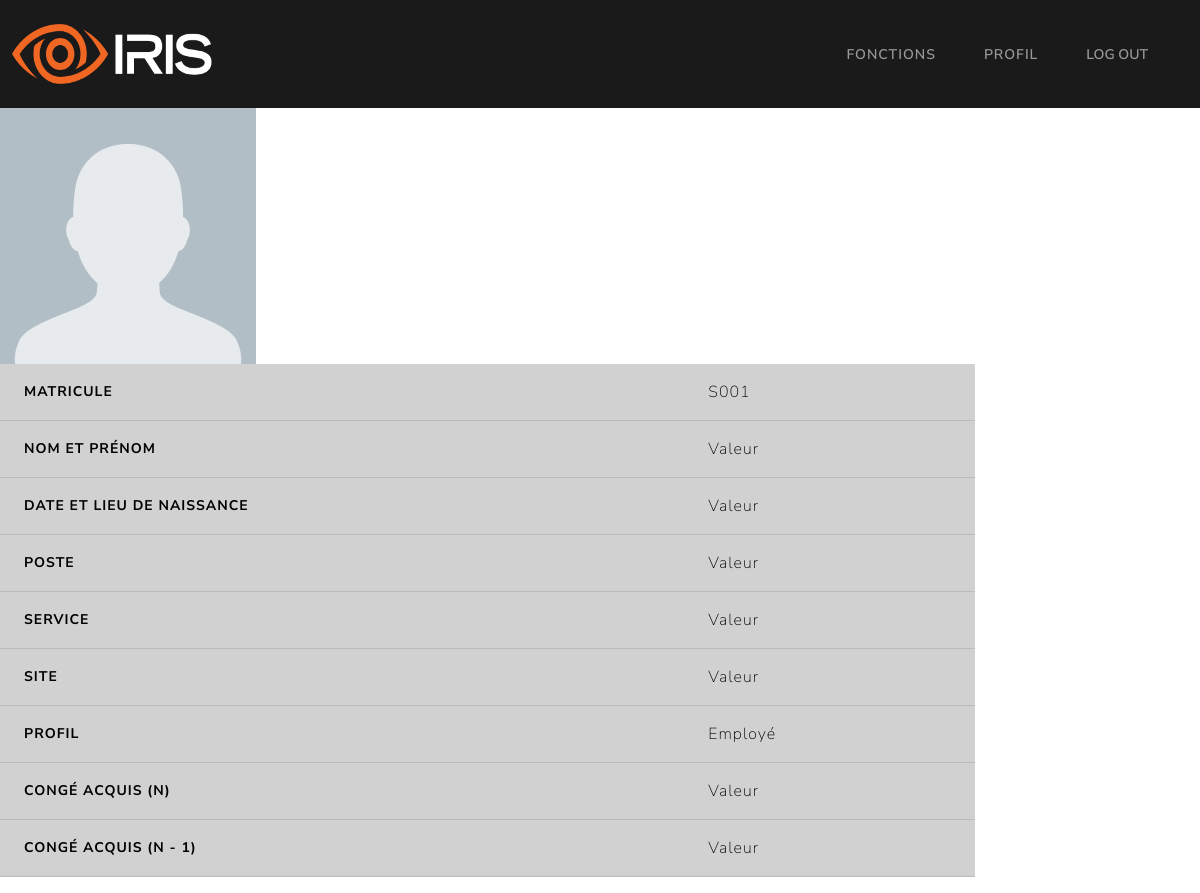
Page /admin/demande/1 on the earlier database version.
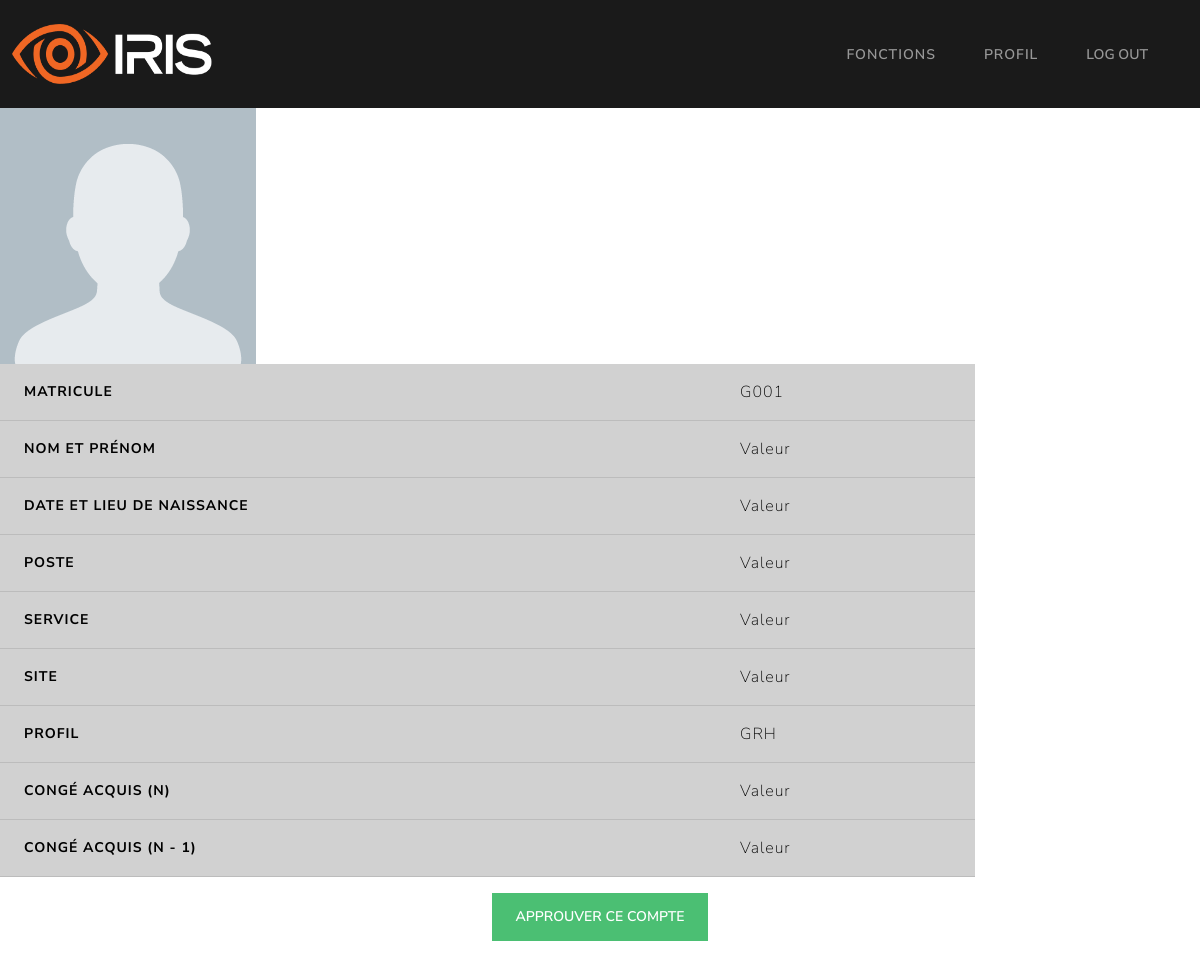
Same page on the later database version.
### Models/models.py (models this page shows, shortened)
class userLoginCredentials(db.Model):
    id = db.Column(db.Integer, primary_key=True)
    matricule = db.Column(db.String, unique=True, nullable=False)
    hashed_password = db.Column(db.String, unique=False, nullable=False)
    role = db.Column(db.String, unique=False, nullable=False)
    account_confirmed = db.Column(db.Boolean, unique=False, nullable=False)

### app.py (the view)
@app.route("/admin/demande/<int:id>")
def get_demande(id):
	return getPendingDemande_Admin(id)

### Controllers/adminController.py (called while the page is built)
def getPendingDemande_Admin(id):
    try:
        demande = userLoginCredentials.query.filter_by(id=id).first()
        return render_template("/admin/detailsCompte.html", user=demande)
    except Exception as e:
        return render_template("/messagePage.html", title="Accounts Request",
                               message=str(e),
                               link="/admin/home")

### templates/admin/detailsCompte.html (shortened to what this page needs)
{% extends '/admin/base.html' %} {% block title %} Details compte {% endblock %}
{% block content %}
<div>
  <img
    src="{{ url_for('static', filename='missing-profile-photo.png') }}"
    alt="Not found"
    onerror="this.src='static/missing-profile-photo.png';"
    style="float: left"
  />
</div>
<table class="table table-hover" style="line-height: 0.5">
  <tbody>
    <tr class="table-primary">
      <th scope="row">Matricule</th>
      <td>{{ user.matricule }}</td>
    </tr>
    <tr class="table-primary">
      <th scope="row">Nom et prénom</th>
      <td>Valeur</td>
    </tr>
    <tr class="table-primary">
      <th scope="row">Date et lieu de naissance</th>
      <td>Valeur</td>
    </tr>
    <tr class="table-primary">
      <th scope="row">Poste</th>
      <td>Valeur</td>
    </tr>
    <tr class="table-primary">
      <th scope="row">Service</th>
      <td>Valeur</td>
    </tr>
    <tr class="table-primary">
      <th scope="row">Site</th>
      <td>Valeur</td>
    </tr>
    <tr class="table-primary">
      <th scope="row">Profil</th>
      <td>{{ user.role }}</td>
    </tr>
    <tr class="table-primary">
      <th scope="row">Congé acquis (N)</th>
      <td>Valeur</td>
    </tr>
    <tr class="table-primary">
      <th scope="row">Congé acquis (N - 1)</th>
      <td>Valeur</td>
    </tr>
  </tbody>
</table>
{% if user.role != 'Employé' %}
<div style="text-align: center;">
  <form method="POST" action="demande_compte/{{ user.id }}/approuver">
    <button type="Submit" class="btn btn-success">Approuver ce compte</button>
  </form>
</div>
<br />
{% endif %}
{% endblock %}

### templates/admin/base.html (shortened to what this page needs)
<!DOCTYPE html>
<html>
  <head>
    <link rel="stylesheet" href="{{ url_for('static', filename='bootstrap.css') }}" />
  </head>
  <body>
    <nav class="navbar navbar-expand-lg bg-primary" data-bs-theme="dark">
      <div class="container-fluid">
        <div>
            <img src="/static/g22.png" width="200" height="60">
        </div>
        <div class="collapse navbar-collapse" id="navbarColor01">
          <ul class="navbar-nav me-auto">
            <li class="nav-item">
              <a class="nav-link" href="fonctions">Fonctions</a>
            </li>
            <li class="nav-item">
              <a class="nav-link" href="home">Profil</a>
            </li>
            <li class="nav-item">
              <button type="Submit" form="myForm" class="nav-link">LOG OUT</a>
            </li>
          </ul>
        </div>
      </div>
    </nav>
    {% block content %} {% endblock %}
  </body>
</html>

Differences in the rows shown:
changed userLoginCredentials: matricule "S001" → "G001"; role "Employé" → "GRH"
Other differences:
text now shown: "APPROUVER CE COMPTE"
